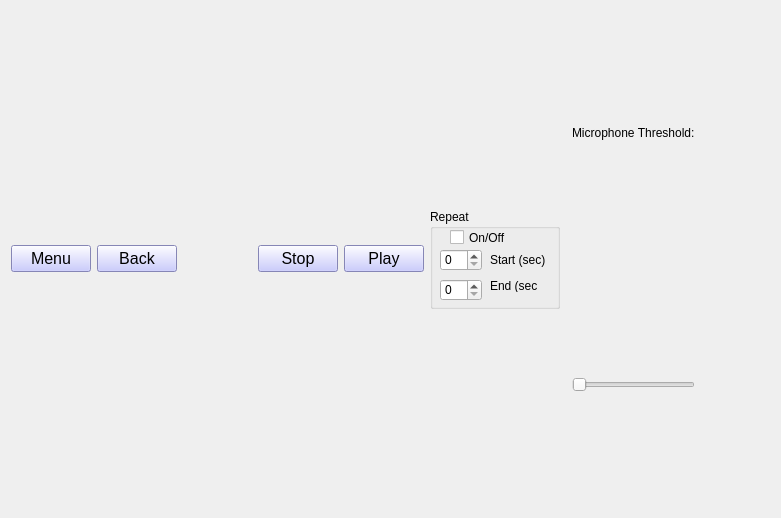
<?xml version="1.0" encoding="UTF-8"?>
<ui version="4.0">
 <class>SingingView</class>
 <widget class="QWidget" name="SingingView">
  <property name="geometry">
   <rect>
    <x>0</x>
    <y>0</y>
    <width>781</width>
    <height>518</height>
   </rect>
  </property>
  <property name="windowTitle">
   <string>Form</string>
  </property>
  <layout class="QGridLayout" name="gridLayout">
   <item row="0" column="0">
    <layout class="QVBoxLayout" name="verticalLayout">
     <item>
      <layout class="QGridLayout" name="viewLayout"/>
     </item>
     <item>
      <layout class="QHBoxLayout" name="horizontalLayout_2">
       <item>
        <widget class="QPushButton" name="menuButton">
         <property name="sizePolicy">
          <sizepolicy hsizetype="MinimumExpanding" vsizetype="Fixed">
           <horstretch>0</horstretch>
           <verstretch>0</verstretch>
          </sizepolicy>
         </property>
         <property name="maximumSize">
          <size>
           <width>16777215</width>
           <height>16777215</height>
          </size>
         </property>
         <property name="font">
          <font>
           <pointsize>12</pointsize>
          </font>
         </property>
         <property name="styleSheet">
          <string notr="true">border-color: rgb(0, 0, 127); 
background-color: rgb(187, 188, 255);</string>
         </property>
         <property name="text">
          <string>Menu</string>
         </property>
        </widget>
       </item>
       <item>
        <widget class="QPushButton" name="backButton">
         <property name="sizePolicy">
          <sizepolicy hsizetype="MinimumExpanding" vsizetype="Fixed">
           <horstretch>0</horstretch>
           <verstretch>0</verstretch>
          </sizepolicy>
         </property>
         <property name="maximumSize">
          <size>
           <width>16777215</width>
           <height>16777215</height>
          </size>
         </property>
         <property name="font">
          <font>
           <pointsize>12</pointsize>
          </font>
         </property>
         <property name="styleSheet">
          <string notr="true">border-color: rgb(0, 0, 127); 
background-color: rgb(187, 188, 255);</string>
         </property>
         <property name="text">
          <string>Back</string>
         </property>
        </widget>
       </item>
       <item>
        <spacer name="horizontalSpacer">
         <property name="orientation">
          <enum>Qt::Horizontal</enum>
         </property>
         <property name="sizeHint" stdset="0">
          <size>
           <width>40</width>
           <height>20</height>
          </size>
         </property>
        </spacer>
       </item>
       <item>
        <widget class="QPushButton" name="stopButton">
         <property name="sizePolicy">
          <sizepolicy hsizetype="MinimumExpanding" vsizetype="Fixed">
           <horstretch>0</horstretch>
           <verstretch>0</verstretch>
          </sizepolicy>
         </property>
         <property name="font">
          <font>
           <pointsize>12</pointsize>
          </font>
         </property>
         <property name="styleSheet">
          <string notr="true">border-color: rgb(0, 0, 127); 
background-color: rgb(187, 188, 255);</string>
         </property>
         <property name="text">
          <string>Stop</string>
         </property>
        </widget>
       </item>
       <item>
        <widget class="QPushButton" name="playButton">
         <property name="sizePolicy">
          <sizepolicy hsizetype="MinimumExpanding" vsizetype="Fixed">
           <horstretch>0</horstretch>
           <verstretch>0</verstretch>
          </sizepolicy>
         </property>
         <property name="maximumSize">
          <size>
           <width>16777215</width>
           <height>16777215</height>
          </size>
         </property>
         <property name="font">
          <font>
           <pointsize>12</pointsize>
          </font>
         </property>
         <property name="styleSheet">
          <string notr="true">border-color: rgb(0, 0, 127); 
background-color: rgb(187, 188, 255);</string>
         </property>
         <property name="text">
          <string>Play</string>
         </property>
        </widget>
       </item>
       <item>
        <widget class="QGroupBox" name="groupBox">
         <property name="sizePolicy">
          <sizepolicy hsizetype="Fixed" vsizetype="Fixed">
           <horstretch>0</horstretch>
           <verstretch>0</verstretch>
          </sizepolicy>
         </property>
         <property name="minimumSize">
          <size>
           <width>130</width>
           <height>100</height>
          </size>
         </property>
         <property name="title">
          <string>Repeat</string>
         </property>
         <widget class="QLabel" name="label_2">
          <property name="geometry">
           <rect>
            <x>60</x>
            <y>40</y>
            <width>61</width>
            <height>21</height>
           </rect>
          </property>
          <property name="text">
           <string>Start (sec)</string>
          </property>
         </widget>
         <widget class="QSpinBox" name="repeatStartSpinBox">
          <property name="geometry">
           <rect>
            <x>10</x>
            <y>40</y>
            <width>42</width>
            <height>22</height>
           </rect>
          </property>
         </widget>
         <widget class="QSpinBox" name="repeatEndSpinBox">
          <property name="geometry">
           <rect>
            <x>10</x>
            <y>70</y>
            <width>42</width>
            <height>22</height>
           </rect>
          </property>
         </widget>
         <widget class="QLabel" name="label_3">
          <property name="geometry">
           <rect>
            <x>60</x>
            <y>70</y>
            <width>47</width>
            <height>13</height>
           </rect>
          </property>
          <property name="text">
           <string>End (sec)</string>
          </property>
         </widget>
         <widget class="QCheckBox" name="repeatCheckBox">
          <property name="geometry">
           <rect>
            <x>20</x>
            <y>20</y>
            <width>70</width>
            <height>17</height>
           </rect>
          </property>
          <property name="text">
           <string>On/Off</string>
          </property>
         </widget>
        </widget>
       </item>
       <item>
        <widget class="QWidget" name="volumeWidget" native="true"/>
       </item>
       <item>
        <layout class="QVBoxLayout" name="verticalLayout_2">
         <item alignment="Qt::AlignVCenter">
          <widget class="QLabel" name="label">
           <property name="text">
            <string>Microphone Threshold:</string>
           </property>
          </widget>
         </item>
         <item alignment="Qt::AlignVCenter">
          <widget class="QSlider" name="silentThresholdSlider">
           <property name="orientation">
            <enum>Qt::Horizontal</enum>
           </property>
          </widget>
         </item>
        </layout>
       </item>
       <item>
        <spacer name="horizontalSpacer_2">
         <property name="orientation">
          <enum>Qt::Horizontal</enum>
         </property>
         <property name="sizeHint" stdset="0">
          <size>
           <width>40</width>
           <height>20</height>
          </size>
         </property>
        </spacer>
       </item>
      </layout>
     </item>
    </layout>
   </item>
  </layout>
 </widget>
 <resources/>
 <connections/>
</ui>
